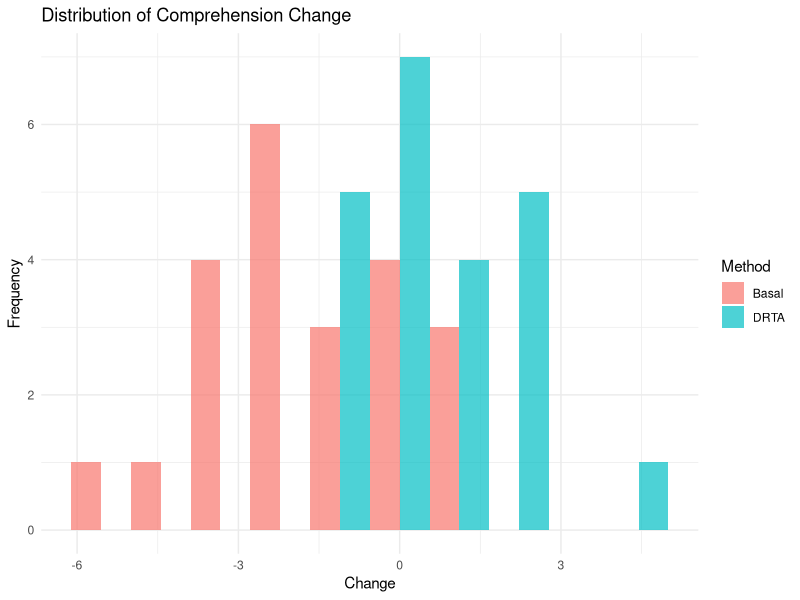
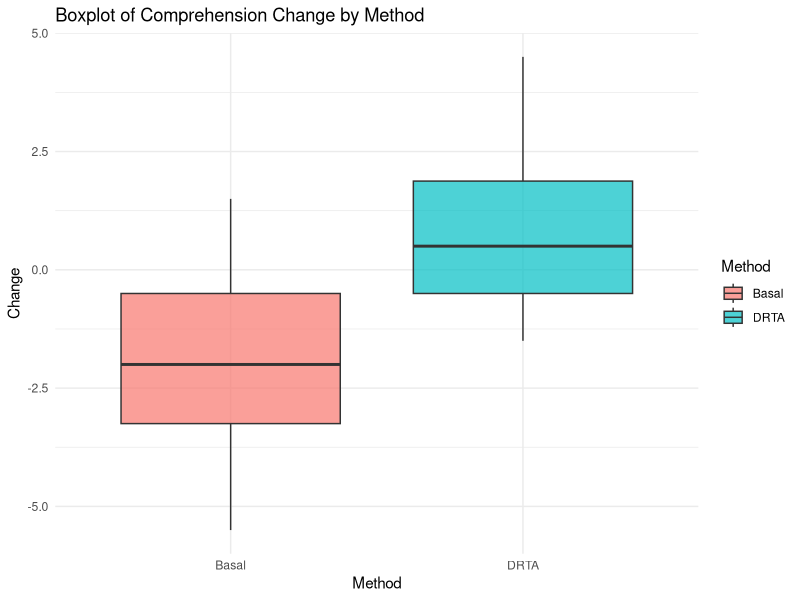

Generate these figures, in order, with R:
## ---- chunk 1
knitr::opts_chunk$set(echo = TRUE)
## ---- chunk 2
library(dplyr)
library(ggplot2)
## ---- chunk 3
Basal = c(1, 1.5, -2.5, -2.5, -1, -5.5, -2.5, -4.5, 0, -1, -2, -1.5, -3.5, 1, -2, -0.5, -3.5, -3.5, -2.5, -3.5,-0.5, 0)
DRTA = c(2, -1, 0, 0.5, -1.5, -1, 2, 1.5, -0.5, -1.5, 0, -0.5, 2, -0.5, 1, 4.5, 2, -1.5, 2.5, 0.5, 1.5, 1)
## ---- chunk 4
data <- data.frame(
Change = c(Basal, DRTA),
Method = rep(c("Basal", "DRTA"), times = c(length(Basal), length(DRTA)))
)
## ---- chunk 5
ggplot(data, aes(x = Change, fill = Method)) +
geom_histogram(position = "dodge", bins = 10, alpha = 0.7) +
labs(title = "Distribution of Comprehension Change", x = "Change", y =
"Frequency") +
theme_minimal()
## ---- chunk 6
ggplot(data, aes(x = Method, y = Change, fill = Method)) +
geom_boxplot(alpha = 0.7) +
labs(title = "Boxplot of Comprehension Change by Method", x = "Method", y =
"Change") +
theme_minimal()
## ---- chunk 7

# two-sample t-test (with equal variance)
t_test_result <- t.test(Basal, DRTA, var.equal = TRUE)

print(t_test_result)

